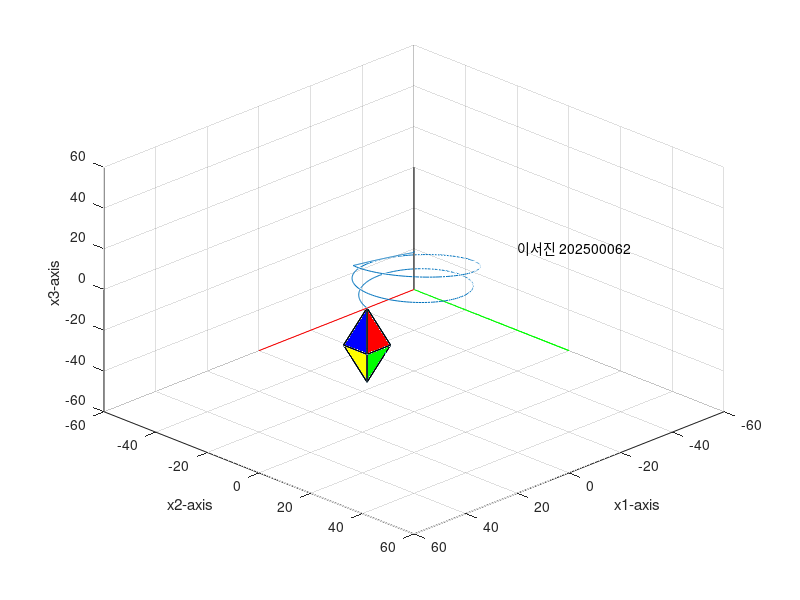

Reproduce this figure in MATLAB.
%   1  2 3  4  5 6   7  8  9  10 11 12 13
d=[ 0  5 5  0 -5 5   0 -5 -5   0  5 -5  0;
    0 -5 5  0  5 5   0  5 -5   0 -5 -5  0;
   20  0 0 20  0 0 -20  0  0 -20  0  0 20;
    1  1 1  1  1 1   1  1  1   1  1  1  1];

p = [1 2 3; 4 5 6; 5 6 7; 8 9 10; 9 10 11; 11 12 13; 1 8 9; 2 3 7];
c = ['b';'r';'g';'w';'k';'c';'m';'y'];


x3=0;
r_Rev=20; % Radius of revolution

% 팔면체 상부 꼭지점의 좌표.
orbit=[0,0,20];

noRot1=2; % no of 1st rotation
noRev=2;% no of revolution (공전)
noRot2=8;% no of 2nd rotation (자전)
vpoint = [60,60,60]; % 내가 바라보는 시점의 좌표 (viewpoint)
vgain = 8000; % 원근감 조절을 위한 사용자 설정 계수

for x1=0:0.15:20
    clf;
    % ex4와 동일하게 변수를 사용하는 방식으로 바꿨음.
    psi = noRot1*2*pi*x1/20;
    Rz_u = [cos(psi) -sin(psi) 0 x1; sin(psi) cos(psi) 0 0; 0 0 1 0; 0 0 0 1];

    % 회전 좌표 계산.
    y_before = Rz_u*d;
    % viewpoint와 회전된 8면체 꼭대기 꼭지점 간의 거리 계산.
    % => euclidean distance 계산.
    dist_vpoint = sqrt((y_before(1,1)-vpoint(1))^2 + (y_before(2,1)-vpoint(2))^2 + (y_before(3,1)-vpoint(3))^2);
    % 도형의 크기가 거리에 반비례하도록 설정한다.
    % vgain으로 도형이 어느 정도로 커지고 작아질 것인지 조절할 수 있다.
    % 기존 vgain=10000으로는 너무 과하게 커지는 것 같아서 8000으로 줄였다.
    y = y_before./(dist_vpoint.^2).* vgain;

    line([y(1,:) y(1,1)], [y(2,:) y(2,1)], [y(3,:) y(3,1)]);
    line([40 0 0], [0 0 0], [0 0 0],'Color','r');
    line([0 0 0], [0 40 0], [0 0 0],'Color','g');
    line([0 0 0], [0 0 0], [0 0 40],'Color','k');
    
    orbit = [orbit; y(1,1) y(2,1), y(3,1)];
    line(orbit(:,1), orbit(:,2), orbit(:,3));
    
    for i = 1:1:8
        patch([y(1,p(i,1)) y(1,p(i,2)) y(1,p(i,3))], ...
            [y(2,p(i,1)) y(2,p(i,2)) y(2,p(i,3))], ...
            [y(3,p(i,1)) y(3,p(i,2)) y(3,p(i,3))], ...
            c(i));
    end

    xlabel('x1-axis'); ylabel('x2-axis'); zlabel('x3-axis');
    text(20, 60, 60, '이서진 202500062');
    axis([-60 60 -60 60 -60 60]);
    view([60,60,60]); grid;
    pause(0.000001);
end

for deg=0:2:720
    clf;
    x1 = 20 * cos(deg*pi/180);
    x2 = 20 * sin(deg*pi/180);
    x3 = -deg / (noRev * 360) * 20;
    psi = deg*4 * pi/180;
    Rz_round = [cos(psi) -sin(psi) 0 x1; sin(psi) cos(psi) 0 x2; 0 0 1 x3; 0 0 0 1];
    y_before = Rz_round*d;

    % 앞선 내용과 동일하다.
    dist_vpoint = sqrt((y_before(1,1)-vpoint(1))^2 + (y_before(2,1)-vpoint(2))^2 + (y_before(3,1)-vpoint(3))^2);
    y = y_before./(dist_vpoint.^2).* vgain;

    line([y(1,:) y(1,1)], [y(2,:) y(2,1)], [y(3,:) y(3,1)]);
    line([60 0 0], [0 0 0], [0 0 0],'Color','r');
    line([0 0 0], [0 60 0], [0 0 0],'Color','g');
    line([0 0 0], [0 0 0], [0 0 60],'Color','k');

    orbit = [orbit; y(1,1), y(2,1), y(3,1)];
    line(orbit(:,1), orbit(:,2), orbit(:,3));

    for i = 1:1:8
        patch([y(1,p(i,1)) y(1,p(i,2)) y(1,p(i,3))], ...
            [y(2,p(i,1)) y(2,p(i,2)) y(2,p(i,3))], ...
            [y(3,p(i,1)) y(3,p(i,2)), y(3,p(i,3))], ...
            c(i));
    end

    xlabel('x1-axis'); ylabel('x2-axis'); zlabel('x3-axis');
    text(20, 60, 60, '이서진 202500062');
    axis([-60 60 -60 60 -60 60]);
    view([60,60,60]); grid;
    pause(0.000001);
end
